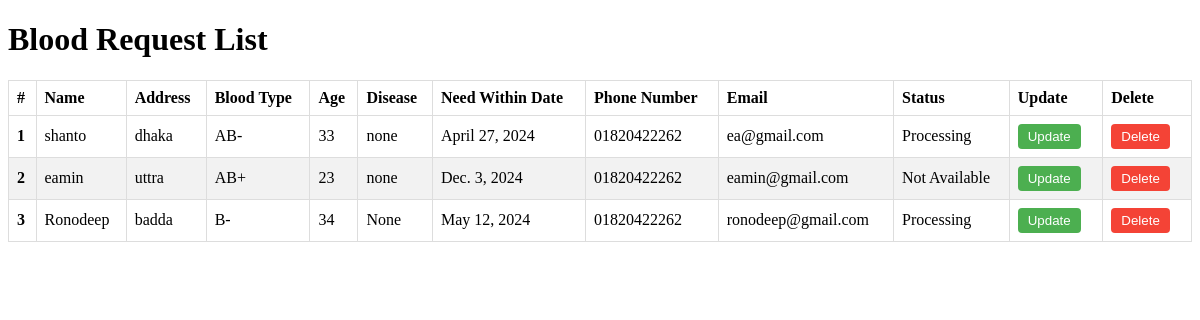
The app's page /blood_requests/ with its own data.
### APPUniflow/models.py (models this page shows, shortened)
class BloodRequest(models.Model):
    STATUS_CHOICES = [
        ('Processing', 'Processing'),
        ('Given', 'Given'),
        ('Not Available', 'Not Available'),
    ]
    BLOOD_TYPE_CHOICES = [
        ('A+', 'A+'),
        ('A-', 'A-'),
        ('B+', 'B+'),
        ('B-', 'B-'),
        ('AB+', 'AB+'),
        ('AB-', 'AB-'),
        ('O+', 'O+'),
        ('O-', 'O-'),
    ]
    name = models.CharField(max_length=100 , blank=True, null=True)
    address = models.CharField(max_length=200,blank=True, null=True)
    blood_type = models.CharField(max_length=3, choices=BLOOD_TYPE_CHOICES,blank=True, null=True)
    age = models.PositiveIntegerField()
    disease = models.CharField(max_length=200, blank=True,null=True)
    need_within_date = models.DateField()
    phone_number = models.CharField(max_length=11)
    email = models.EmailField()
    status = models.CharField(max_length=20, choices=STATUS_CHOICES,default='Processing')

### APPUniflow/views.py (the view)
# urls.py: path('blood_requests/', views.blood_request_list, name='blood_request_list'),
def blood_request_list(request):
    requests = BloodRequest.objects.all()
    return render(request, 'blood_request_list.html', {'requests': requests})

### APPUniflow/templates/blood_request_list.html (shortened to what this page needs)
<!DOCTYPE html>
<html lang="en">
<head>
</head>
<body>
    <h1>Blood Request List</h1>
    <table>
        <thead>
            <tr>
                <th>#</th>
                <th>Name</th>
                <th>Address</th>
                <th>Blood Type</th>
                <th>Age</th>
                <th>Disease</th>
                <th>Need Within Date</th>
                <th>Phone Number</th>
                <th>Email</th>
                <th>Status</th>
                <th>Update</th>
                <th>Delete</th>
            </tr>
        </thead>
        <tbody>
            {% for request in requests %}
            <tr class="{% cycle 'odd' 'even' %}">
                <td class="row-number">{{ forloop.counter }}</td>
                <td>{{ request.name }}</td>
                <td>{{ request.address }}</td>
                <td>{{ request.blood_type }}</td>
                <td>{{ request.age }}</td>
                <td>{{ request.disease }}</td>
                <td>{{ request.need_within_date }}</td>
                <td>{{ request.phone_number }}</td>
                <td>{{ request.email }}</td>
                <td>{{ request.status }}</td>
                <td>
                    <form method="post" action="{% url 'update_blood_request' request.pk %}">
                        <button type="submit" class="btn">Update</button>
                    </form>
                </td>
                <td>
                    <form method="post" action="{% url 'delete_blood_request' request.pk %}">
                        <button type="submit" class="btn btn-danger">Delete</button>
                    </form>
                </td>
            </tr>
            {% endfor %}
        </tbody>
    </table>
</body>
</html>

### APPUniflow/templates/blood_request_list.html (style rules this page uses)
table { border-collapse: collapse; width: 100%; }
th, td { border: 1px solid #dddddd; text-align: left; padding: 8px; }
tr:nth-child(even) { background-color: #f2f2f2; }
.row-number { font-weight: bold; }
.btn { padding: 5px 10px; background-color: #4CAF50; color: white; border: none; border-radius: 4px; cursor: pointer; margin-right: 5px; }
.btn-danger { background-color: #f44336; }

### records on screen
BloodRequest: name "shanto", address "dhaka", blood_type "AB-", age "33", disease "none", need_within_date "April 27, 2024", phone_number "01820422262", email "ea@gmail.com", status "Processing"
BloodRequest: name "eamin", address "uttra", blood_type "AB+", age "23", disease "none", need_within_date "Dec. 3, 2024", phone_number "01820422262", email "eamin@gmail.com", status "Not Available"
BloodRequest: name "Ronodeep", address "badda", blood_type "B-", age "34", disease "None", need_within_date "May 12, 2024", phone_number "01820422262", email "ronodeep@gmail.com", status "Processing"
